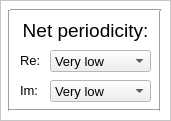
  <widget class="QFrame" name="frame_3">
   <property name="geometry">
    <rect>
     <x>950</x>
     <y>260</y>
     <width>171</width>
     <height>121</height>
    </rect>
   </property>
   <property name="palette">
    <palette>
     <active>
      <colorrole role="Base">
       <brush brushstyle="SolidPattern">
        <color alpha="255">
         <red>255</red>
         <green>255</green>
         <blue>255</blue>
        </color>
       </brush>
      </colorrole>
      <colorrole role="Window">
       <brush brushstyle="SolidPattern">
        <color alpha="255">
         <red>255</red>
         <green>255</green>
         <blue>255</blue>
        </color>
       </brush>
      </colorrole>
     </active>
     <inactive>
      <colorrole role="Base">
       <brush brushstyle="SolidPattern">
        <color alpha="255">
         <red>255</red>
         <green>255</green>
         <blue>255</blue>
        </color>
       </brush>
      </colorrole>
      <colorrole role="Window">
       <brush brushstyle="SolidPattern">
        <color alpha="255">
         <red>255</red>
         <green>255</green>
         <blue>255</blue>
        </color>
       </brush>
      </colorrole>
     </inactive>
     <disabled>
      <colorrole role="Base">
       <brush brushstyle="SolidPattern">
        <color alpha="255">
         <red>255</red>
         <green>255</green>
         <blue>255</blue>
        </color>
       </brush>
      </colorrole>
      <colorrole role="Window">
       <brush brushstyle="SolidPattern">
        <color alpha="255">
         <red>255</red>
         <green>255</green>
         <blue>255</blue>
        </color>
       </brush>
      </colorrole>
     </disabled>
    </palette>
   </property>
   <property name="autoFillBackground">
    <bool>true</bool>
   </property>
   <property name="frameShape">
    <enum>QFrame::StyledPanel</enum>
   </property>
   <property name="frameShadow">
    <enum>QFrame::Raised</enum>
   </property>
   <widget class="Line" name="line_11">
    <property name="geometry">
     <rect>
      <x>-1</x>
      <y>10</y>
      <width>21</width>
      <height>101</height>
     </rect>
    </property>
    <property name="orientation">
     <enum>Qt::Vertical</enum>
    </property>
   </widget>
   <widget class="Line" name="line_12">
    <property name="geometry">
     <rect>
      <x>150</x>
      <y>10</y>
      <width>21</width>
      <height>101</height>
     </rect>
    </property>
    <property name="orientation">
     <enum>Qt::Vertical</enum>
    </property>
   </widget>
   <widget class="Line" name="line_13">
    <property name="geometry">
     <rect>
      <x>9</x>
      <y>100</y>
      <width>151</width>
      <height>21</height>
     </rect>
    </property>
    <property name="orientation">
     <enum>Qt::Horizontal</enum>
    </property>
   </widget>
   <widget class="Line" name="line_14">
    <property name="geometry">
     <rect>
      <x>10</x>
      <y>0</y>
      <width>151</width>
      <height>21</height>
     </rect>
    </property>
    <property name="orientation">
     <enum>Qt::Horizontal</enum>
    </property>
   </widget>
   <widget class="QLabel" name="label_9">
    <property name="geometry">
     <rect>
      <x>20</x>
      <y>10</y>
      <width>131</width>
      <height>41</height>
     </rect>
    </property>
    <property name="font">
     <font>
      <pointsize>14</pointsize>
     </font>
    </property>
    <property name="text">
     <string>Net periodicity:</string>
    </property>
    <property name="alignment">
     <set>Qt::AlignCenter</set>
    </property>
   </widget>
   <widget class="QLabel" name="label_10">
    <property name="geometry">
     <rect>
      <x>20</x>
      <y>50</y>
      <width>21</width>
      <height>21</height>
     </rect>
    </property>
    <property name="font">
     <font>
      <pointsize>10</pointsize>
     </font>
    </property>
    <property name="text">
     <string>Re:</string>
    </property>
   </widget>
   <widget class="QLabel" name="label_11">
    <property name="geometry">
     <rect>
      <x>20</x>
      <y>80</y>
      <width>21</width>
      <height>21</height>
     </rect>
    </property>
    <property name="font">
     <font>
      <pointsize>10</pointsize>
     </font>
    </property>
    <property name="text">
     <string>Im:</string>
    </property>
   </widget>
   <widget class="QComboBox" name="comboBox_netRePeriodicy">
    <property name="geometry">
     <rect>
      <x>50</x>
      <y>50</y>
      <width>101</width>
      <height>22</height>
     </rect>
    </property>
    <property name="font">
     <font>
      <pointsize>10</pointsize>
     </font>
    </property>
    <item>
     <property name="text">
      <string>Very low</string>
     </property>
    </item>
    <item>
     <property name="text">
      <string>Low</string>
     </property>
    </item>
    <item>
     <property name="text">
      <string>Decreased</string>
     </property>
    </item>
    <item>
     <property name="text">
      <string>Middle</string>
     </property>
    </item>
    <item>
     <property name="text">
      <string>Increased</string>
     </property>
    </item>
    <item>
     <property name="text">
      <string>High</string>
     </property>
    </item>
    <item>
     <property name="text">
      <string>Very high</string>
     </property>
    </item>
    <item>
     <property name="text">
      <string>Ultra high</string>
     </property>
    </item>
   </widget>
   <widget class="QComboBox" name="comboBox_netImPeriodicy">
    <property name="geometry">
     <rect>
      <x>50</x>
      <y>80</y>
      <width>101</width>
      <height>22</height>
     </rect>
    </property>
    <property name="font">
     <font>
      <pointsize>10</pointsize>
     </font>
    </property>
    <item>
     <property name="text">
      <string>Very low</string>
     </property>
    </item>
    <item>
     <property name="text">
      <string>Low</string>
     </property>
    </item>
    <item>
     <property name="text">
      <string>Decreased</string>
     </property>
    </item>
    <item>
     <property name="text">
      <string>Middle</string>
     </property>
    </item>
    <item>
     <property name="text">
      <string>Increased</string>
     </property>
    </item>
    <item>
     <property name="text">
      <string>High</string>
     </property>
    </item>
    <item>
     <property name="text">
      <string>Very high</string>
     </property>
    </item>
    <item>
     <property name="text">
      <string>Ultra high</string>
     </property>
    </item>
   </widget>
  </widget>
